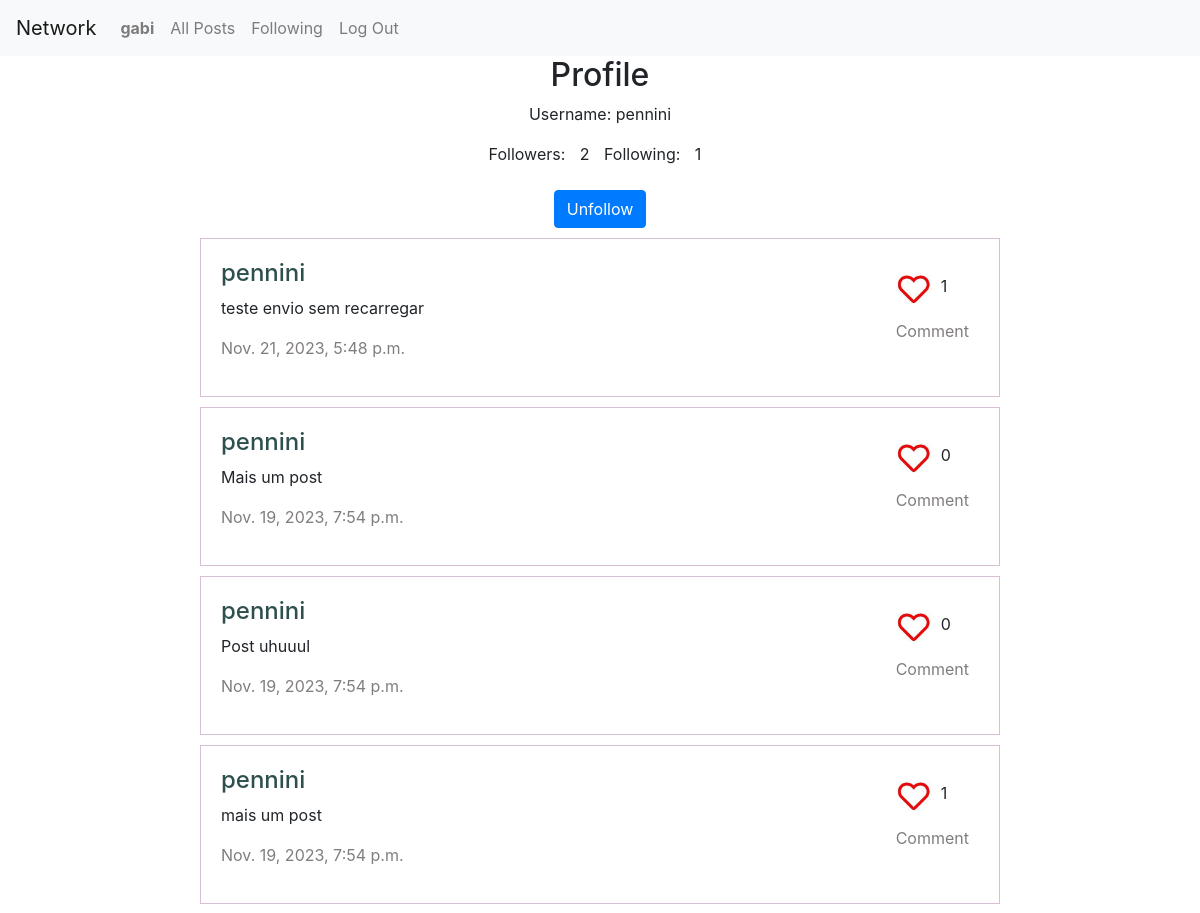
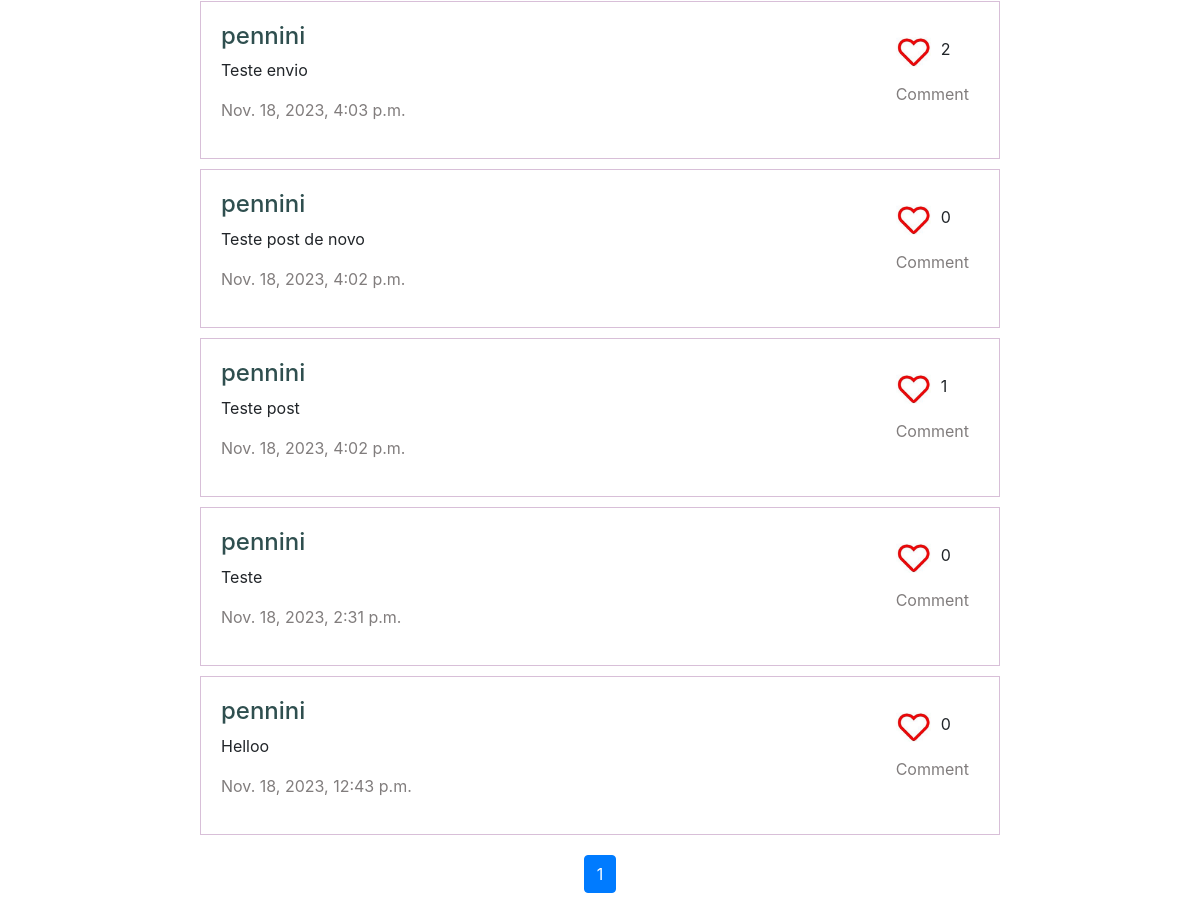
The app's page /2 (signed in), older data (2 pictures, top to bottom).
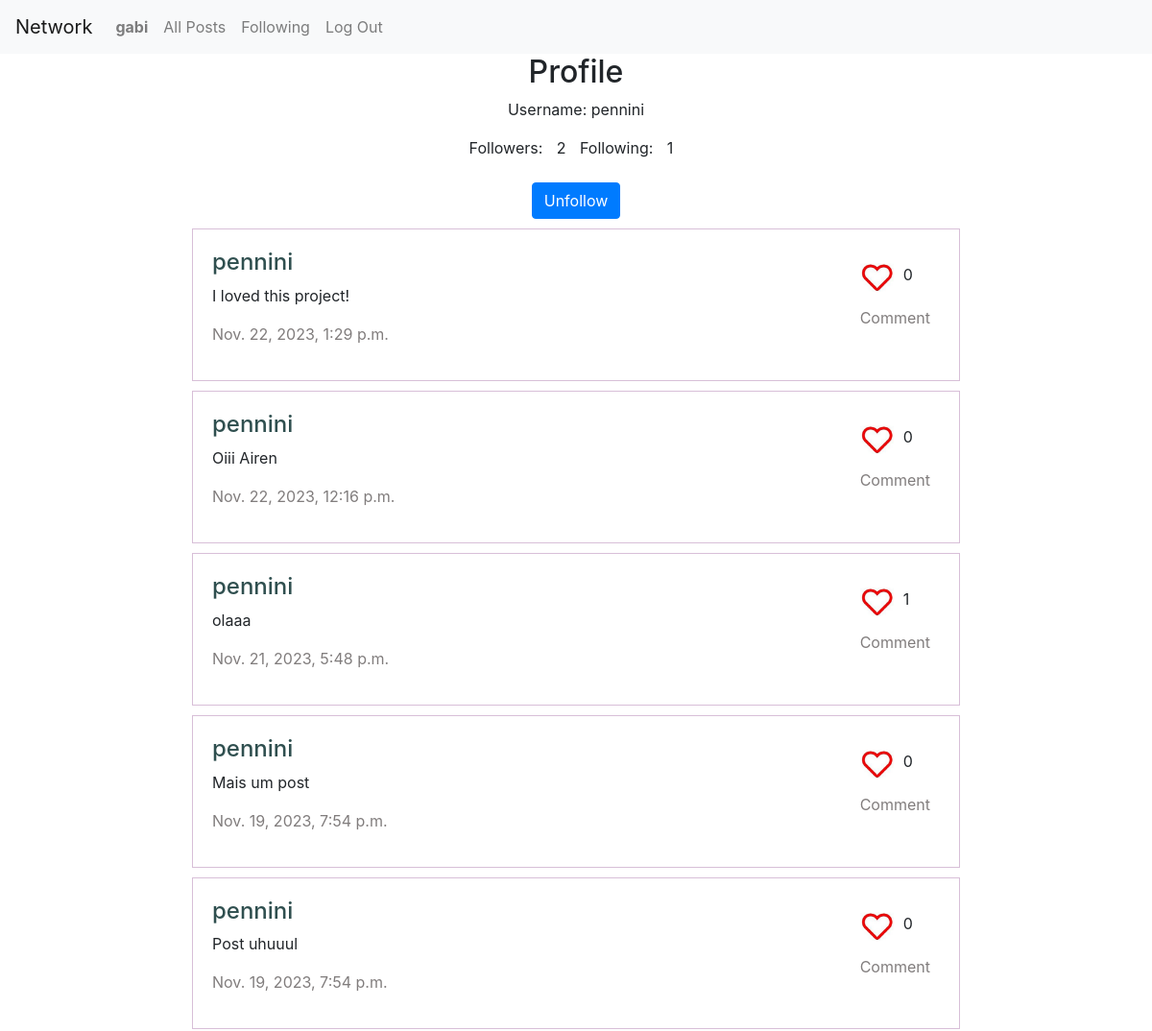
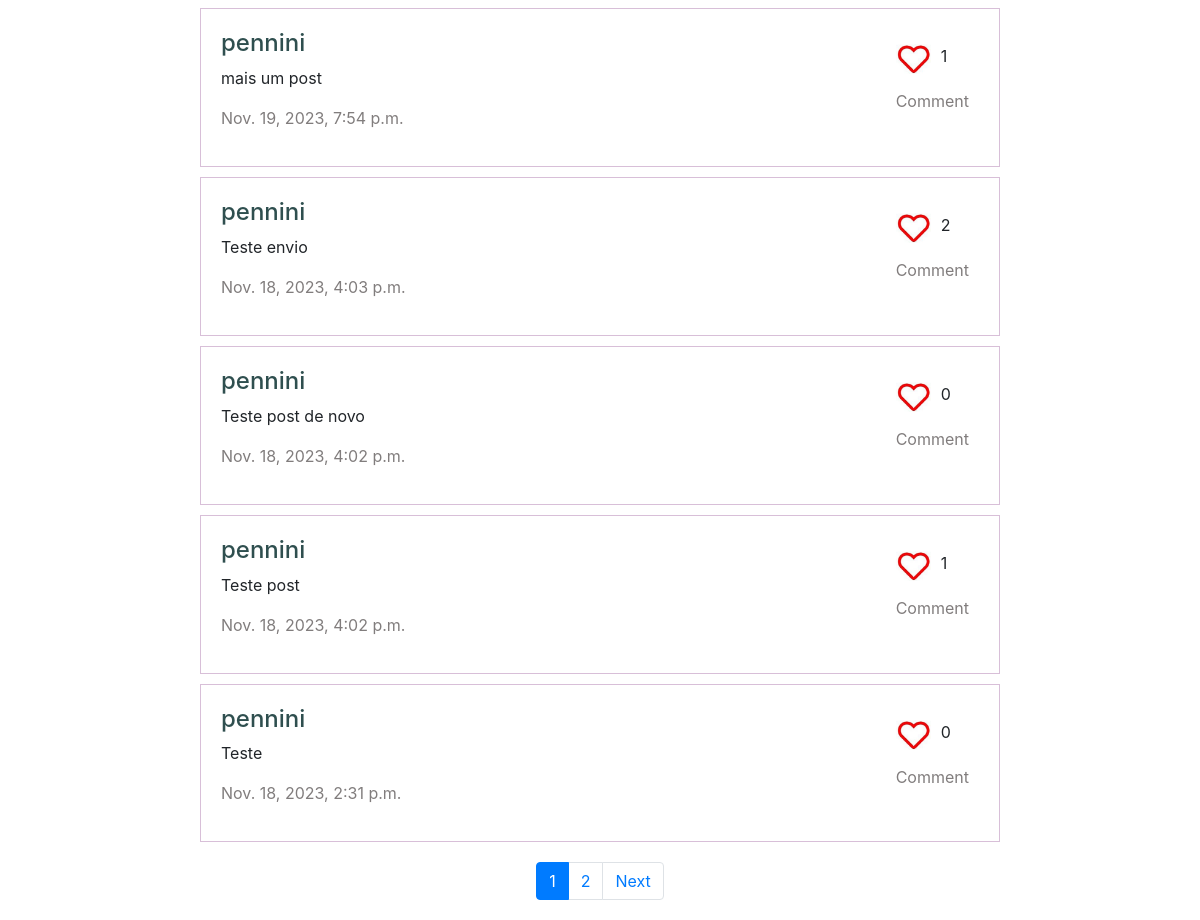
The same page, newer data (2 pictures, top to bottom).
### network/models.py (models this page shows, shortened)
class Post(models.Model):
    user = models.ForeignKey(User, on_delete=models.CASCADE, related_name="posts")
    content = models.TextField()
    timestamp = models.DateTimeField(auto_now_add=True)
    likes_post = models.IntegerField(default=0)

class User(AbstractUser):
    pass

### network/views.py (the view)
# urls.py: path("<int:user_id>", views.profile, name="profile"),
@login_required
def profile(request, user_id):
    user = User.objects.get(pk=user_id)
    posts = Post.objects.filter(user=user_id).order_by("-timestamp").all()
    followers = Follow.objects.filter(following=user_id).count()
    following = Follow.objects.filter(user=user_id).count()
    p = Paginator(posts, 10)
    page_number = request.GET.get('page')
    page_obj = p.get_page(page_number)
    liked_posts = set(request.user.likes.filter(like=True).values_list('post_id', flat=True))
    for post in posts:
        post.is_liked = post.id in liked_posts
    if request.user.is_authenticated:
        if request.user == user_id:
            return render(request, "network/profile.html", {
                "user_id": user,
                "page_obj": page_obj,
                "page_count": range(1, p.count + 1),
                "followers": followers,
                "following": following
            })
        else:
            following_list = set(request.user.following.filter(following=user_id))
            if following_list:
                follow = True
            else:
                follow = False
            return render(request, "network/profile.html", {
                "user_id": user,
                "page_obj": page_obj,
                "page_count": range(1, p.count + 1),
                "followers": followers,
                "following": following,
                "follow": follow
            })
    else:
        return HttpResponseRedirect(reverse("login"))

### network/templates/network/profile.html (shortened to what this page needs)
{% extends "network/layout_posts.html" %}
{% load static %}
{% block content %}
    <div id="info-profile">
        <h2>Profile</h2>
        <div>
            <p>Username: {{ user_id.username }}</p>
            <div id="follow-profile">
                <span>Followers:</span>
                <span id="followers">{{ followers }}</span>
                <span>Following:</span>
                <span>{{ following }}</span>
            </div>
        </div>
        <br>
        {% if user.id != user_id.id %}
            {% if follow %}
                <div class="follow-but">
                    <button class="btn btn-primary" id="follow-but" data-follow="{{ follow }}" data-following="{{ user_id.id }}" data-userid="{{ user.id }}">Unfollow</button>
                </div>
            {% else %}
                <div class="follow-but">
                    <button class="btn btn-outline-primary" id="follow-but" data-follow="{{ follow }}" data-following="{{ user_id.id }}" data-userid="{{ user.id }}">Follow</button>
                </div>
            {% endif %}
        {% endif %}
    </div>
{% endblock content %}

### network/templates/network/layout_posts.html (shortened to what this page needs)
{% extends "network/layout.html" %}
{% load static %}
{% block body %}
    {% for post in page_obj %}
        <div class="post-views">
            <div class="post-content" id="post-content-{{ post.id }}">
                <span>
                    <a href="{% url 'profile' post.user.id %}" class="user-id"><h4>{{ post.user }}</h4></a>
                    <p id="textarea-{{ post.id }}">{{ post.content }}</p>
                    <p class="timestamp">{{ post.timestamp }}</p>
                </span>
                <span>
                    <div class="post-interaction">
                        <div class="like-but">
                            <a href="#" class="like-post">
                                {% if post.is_liked %}
                                    <img data-id="{{ post.id }}" src="{% static 'network/images/like.png' %}" alt="like button" class="icone-like">
                                {% else %}
                                    <img data-id="{{ post.id }}" src="{% static 'network/images/unlike.png' %}" alt="like button" class="icone-like">
                                {% endif %}
                            </a>
                            <div id="like-{{ post.id }}">{{ post.likes_post }}</div>
                        </div>
                        <div class="post-but">
                            <a href="#" class="comment-post" data-id="{{ post.id }}">Comment</a>
                        </div>
                    </div>
                </span>
            </div>
        </div>
    {% endfor %}
    <nav id="pagination" aria-label="Page navigation example">
        <ul class="pagination justify-content-center">
          {% for i in page_obj.paginator.page_range %}
            {% if page_obj.number == i %}
                <li class="page-item active" aria-current="page">
                    <a class="page-link" href="?page={{ i }}">{{ i }} <span class="sr-only">(current)</span></a>
                </li>
            {% else %}
                <li class="page-item"><a class="page-link" href="?page={{ i }}">{{ i }}</a></li>
            {% endif %}
          {% endfor %}
          {% if page_obj.has_next %}
            <li class="page-item">
                <a class="page-link" href="?page={{ page_obj.next_page_number }}">Next</a>
            </li>
          {% endif %}
        </ul>
    </nav>
{% endblock body %}

Row changes from the older to the newer data that the page shows:
no longer on this page (row unchanged): Post: user "pennini", content "Helloo", timestamp "Nov. 18, 2023, 12:43 p.m.", likes_post "0"
added Post: user "pennini", content "I loved this project!", timestamp "Nov. 22, 2023, 1:29 p.m.", likes_post "0"
added Post: user "pennini", content "Oiii Airen", timestamp "Nov. 22, 2023, 12:16 p.m.", likes_post "0"
changed Post: content "teste envio sem recarregar" → "olaaa"
Text that changed along with them:
new list line: "2"
text now shown: "Next"
